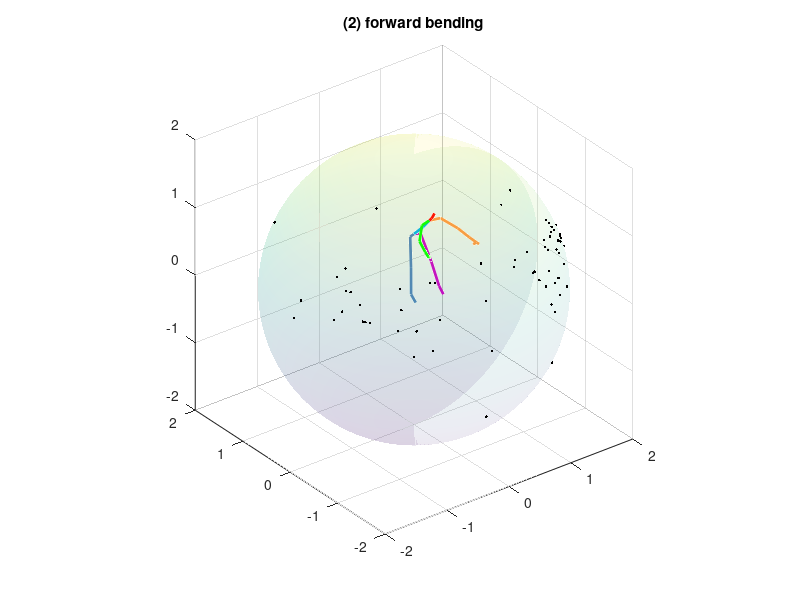

Write MATLAB code to recreate this figure.
clear variables;
close all;
clc;

load('pose_dataset.mat');
load('GT-Skel.mat');
% load('GT-Poly.mat');

pose_index = 2; % <--- Please set the pose index (from 1 to 25)

% Limb Information
L = [01,02;02,21;21,03;03,04;21,05;05,06;06,07;07,08;08,22;08,23;21,09;09,10;
     10,11;11,12;12,24;12,25;01,13;13,14;14,15;15,16;01,17;17,18;18,19;19,20];

figure();
% Visualization #1 - 3D human skeleton 
S = pose_dataset{pose_index,2};
scatter3(S(:,1),S(:,2),S(:,3), 'Marker', 'none'); hold on;
line([S(L(1,1),1) S(L(1,2),1)],[S(L(1,1),2) S(L(1,2),2)],[S(L(1,1),3) S(L(1,2),3)],'Color',[0/255 176/255 240/255], 'linewidth', 2);
line([S(L(2,1),1) S(L(2,2),1)],[S(L(2,1),2) S(L(2,2),2)],[S(L(2,1),3) S(L(2,2),3)],'Color',[0/255 176/255 240/255], 'linewidth', 2);
line([S(L(3,1),1) S(L(3,2),1)],[S(L(3,1),2) S(L(3,2),2)],[S(L(3,1),3) S(L(3,2),3)],'Color',[255/255 0/255 0/255], 'linewidth', 2);
line([S(L(4,1),1) S(L(4,2),1)],[S(L(4,1),2) S(L(4,2),2)],[S(L(4,1),3) S(L(4,2),3)],'Color',[255/255 0/255 0/255], 'linewidth', 2);
line([S(L(5,1),1) S(L(5,2),1)],[S(L(5,1),2) S(L(5,2),2)],[S(L(5,1),3) S(L(5,2),3)],'Color',[0/255 255/255 0/255], 'linewidth', 2);
line([S(L(6,1),1) S(L(6,2),1)],[S(L(6,1),2) S(L(6,2),2)],[S(L(6,1),3) S(L(6,2),3)],'Color',[0/255 255/255 0/255], 'linewidth', 2);
line([S(L(7,1),1) S(L(7,2),1)],[S(L(7,1),2) S(L(7,2),2)],[S(L(7,1),3) S(L(7,2),3)],'Color',[0/255 255/255 0/255], 'linewidth', 2);
line([S(L(8,1),1) S(L(8,2),1)],[S(L(8,1),2) S(L(8,2),2)],[S(L(8,1),3) S(L(8,2),3)],'Color',[0/255 255/255 0/255], 'linewidth', 2);
line([S(L(9,1),1) S(L(9,2),1)],[S(L(9,1),2) S(L(9,2),2)],[S(L(9,1),3) S(L(9,2),3)],'Color',[0/255 255/255 0/255], 'linewidth', 2);
line([S(L(10,1),1) S(L(10,2),1)],[S(L(10,1),2) S(L(10,2),2)],[S(L(10,1),3) S(L(10,2),3)],'Color',[0/255 255/255 0/255], 'linewidth', 2);
line([S(L(11,1),1) S(L(11,2),1)],[S(L(11,1),2) S(L(11,2),2)],[S(L(11,1),3) S(L(11,2),3)],'Color',[255/255 150/255 70/255], 'linewidth', 2);
line([S(L(12,1),1) S(L(12,2),1)],[S(L(12,1),2) S(L(12,2),2)],[S(L(12,1),3) S(L(12,2),3)],'Color',[255/255 150/255 70/255], 'linewidth', 2);
line([S(L(13,1),1) S(L(13,2),1)],[S(L(13,1),2) S(L(13,2),2)],[S(L(13,1),3) S(L(13,2),3)],'Color',[255/255 150/255 70/255], 'linewidth', 2);
line([S(L(14,1),1) S(L(14,2),1)],[S(L(14,1),2) S(L(14,2),2)],[S(L(14,1),3) S(L(14,2),3)],'Color',[255/255 150/255 70/255], 'linewidth', 2);
line([S(L(15,1),1) S(L(15,2),1)],[S(L(15,1),2) S(L(15,2),2)],[S(L(15,1),3) S(L(15,2),3)],'Color',[255/255 150/255 70/255], 'linewidth', 2);
line([S(L(16,1),1) S(L(16,2),1)],[S(L(16,1),2) S(L(16,2),2)],[S(L(16,1),3) S(L(16,2),3)],'Color',[255/255 150/255 70/255], 'linewidth', 2);
line([S(L(17,1),1) S(L(17,2),1)],[S(L(17,1),2) S(L(17,2),2)],[S(L(17,1),3) S(L(17,2),3)],'Color',[79/255 129/255 189/255], 'linewidth', 2);
line([S(L(18,1),1) S(L(18,2),1)],[S(L(18,1),2) S(L(18,2),2)],[S(L(18,1),3) S(L(18,2),3)],'Color',[79/255 129/255 189/255], 'linewidth', 2);
line([S(L(19,1),1) S(L(19,2),1)],[S(L(19,1),2) S(L(19,2),2)],[S(L(19,1),3) S(L(19,2),3)],'Color',[79/255 129/255 189/255], 'linewidth', 2);
line([S(L(20,1),1) S(L(20,2),1)],[S(L(20,1),2) S(L(20,2),2)],[S(L(20,1),3) S(L(20,2),3)],'Color',[79/255 129/255 189/255], 'linewidth', 2);
line([S(L(21,1),1) S(L(21,2),1)],[S(L(21,1),2) S(L(21,2),2)],[S(L(21,1),3) S(L(21,2),3)],'Color',[204/255 0/255 204/255], 'linewidth', 2);
line([S(L(22,1),1) S(L(22,2),1)],[S(L(22,1),2) S(L(22,2),2)],[S(L(22,1),3) S(L(22,2),3)],'Color',[204/255 0/255 204/255], 'linewidth', 2);
line([S(L(23,1),1) S(L(23,2),1)],[S(L(23,1),2) S(L(23,2),2)],[S(L(23,1),3) S(L(23,2),3)],'Color',[204/255 0/255 204/255], 'linewidth', 2);
line([S(L(24,1),1) S(L(24,2),1)],[S(L(24,1),2) S(L(24,2),2)],[S(L(24,1),3) S(L(24,2),3)],'Color',[204/255 0/255 204/255], 'linewidth', 2);
daspect([1 1 1]);

% Visualization #2 - Sphere
[x,y,z] = sphere(128);
r = 2.0; % radius of the sphere
h = surf(x*r, y*r, z*r - min(S(:,3))+0.05); hold on;
set(h,'FaceAlpha',0.1);
shading interp;
    
% Visualization #3 - Ground truth viewpoints
viewpoints = ground_truth_viewpoints{pose_index,2};
num_viewpoints = size(viewpoints,1);
array_x = viewpoints(:,1);
array_y = viewpoints(:,2);
array_z = viewpoints(:,3);
    
for i = 1:1:num_viewpoints
    unit_x(i,1) = r * array_x(i,1) / sqrt(array_x(i,1)^2 + array_y(i,1)^2 + array_z(i,1)^2);
    unit_y(i,1) = r * array_y(i,1) / sqrt(array_x(i,1)^2 + array_y(i,1)^2 + array_z(i,1)^2);
    unit_z(i,1) = r * array_z(i,1) / sqrt(array_x(i,1)^2 + array_y(i,1)^2 + array_z(i,1)^2);
end    
s = scatter3(unit_x,unit_y,unit_z); hold on;
set(s,'Marker','.','MarkerEdgeColor','k');
title(ground_truth_viewpoints{pose_index,1});
